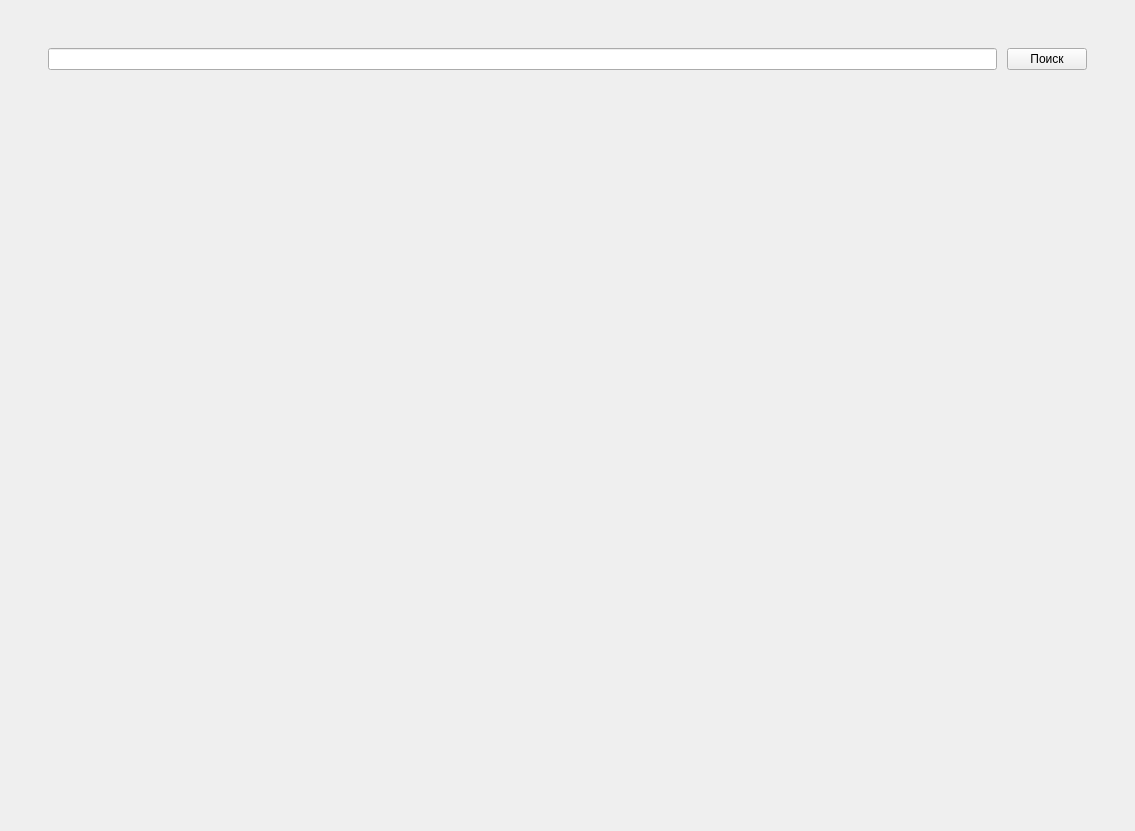
<?xml version="1.0" encoding="UTF-8"?>
<ui version="4.0">
 <class>MainWindow</class>
 <widget class="QMainWindow" name="MainWindow">
  <property name="geometry">
   <rect>
    <x>0</x>
    <y>0</y>
    <width>1135</width>
    <height>831</height>
   </rect>
  </property>
  <property name="windowTitle">
   <string>MainWindow</string>
  </property>
  <widget class="QWidget" name="centralwidget">
   <layout class="QGridLayout" name="gridLayout">
    <item row="0" column="0">
     <widget class="QWidget" name="widget" native="true">
      <layout class="QHBoxLayout" name="horizontalLayout_2">
       <item>
        <layout class="QHBoxLayout" name="horizontalLayout">
         <property name="spacing">
          <number>10</number>
         </property>
         <property name="leftMargin">
          <number>10</number>
         </property>
         <property name="topMargin">
          <number>10</number>
         </property>
         <property name="rightMargin">
          <number>10</number>
         </property>
         <property name="bottomMargin">
          <number>10</number>
         </property>
         <item>
          <layout class="QGridLayout" name="gridLayout_2">
           <property name="leftMargin">
            <number>10</number>
           </property>
           <property name="topMargin">
            <number>10</number>
           </property>
           <property name="rightMargin">
            <number>10</number>
           </property>
           <item row="0" column="0">
            <layout class="QHBoxLayout" name="horizontalLayout_3">
             <property name="spacing">
              <number>10</number>
             </property>
             <property name="leftMargin">
              <number>10</number>
             </property>
             <property name="topMargin">
              <number>10</number>
             </property>
             <property name="rightMargin">
              <number>10</number>
             </property>
             <property name="bottomMargin">
              <number>10</number>
             </property>
             <item>
              <widget class="QLineEdit" name="line_enter_coords"/>
             </item>
             <item>
              <widget class="QPushButton" name="search_btn">
               <property name="text">
                <string>Поиск</string>
               </property>
              </widget>
             </item>
            </layout>
           </item>
           <item row="1" column="0">
            <widget class="QLabel" name="map">
             <property name="sizePolicy">
              <sizepolicy hsizetype="Expanding" vsizetype="Expanding">
               <horstretch>0</horstretch>
               <verstretch>0</verstretch>
              </sizepolicy>
             </property>
             <property name="layoutDirection">
              <enum>Qt::LeftToRight</enum>
             </property>
             <property name="autoFillBackground">
              <bool>false</bool>
             </property>
             <property name="text">
              <string/>
             </property>
            </widget>
           </item>
          </layout>
         </item>
        </layout>
       </item>
      </layout>
     </widget>
    </item>
   </layout>
  </widget>
 </widget>
 <resources/>
 <connections/>
</ui>
